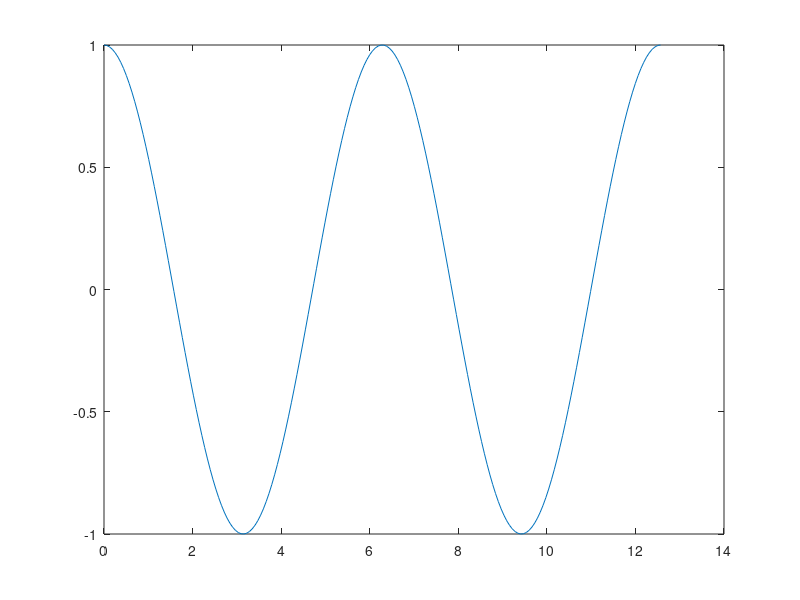

Source code (MATLAB):
global a

L = 200;
alphas = linspace(0, 4*pi, L);
v1 = zeros(1, L);
v2 = zeros(1, L);

for i=1:L
  a = alphas(i);
  A = [
    cos(a) -sin(a)
    sin(a)  cos(a)
  ];
  eigs = eig(A);
  v1(i) = eigs(1);
  v2(i) = eigs(2);
endfor

plot(alphas, v2);
